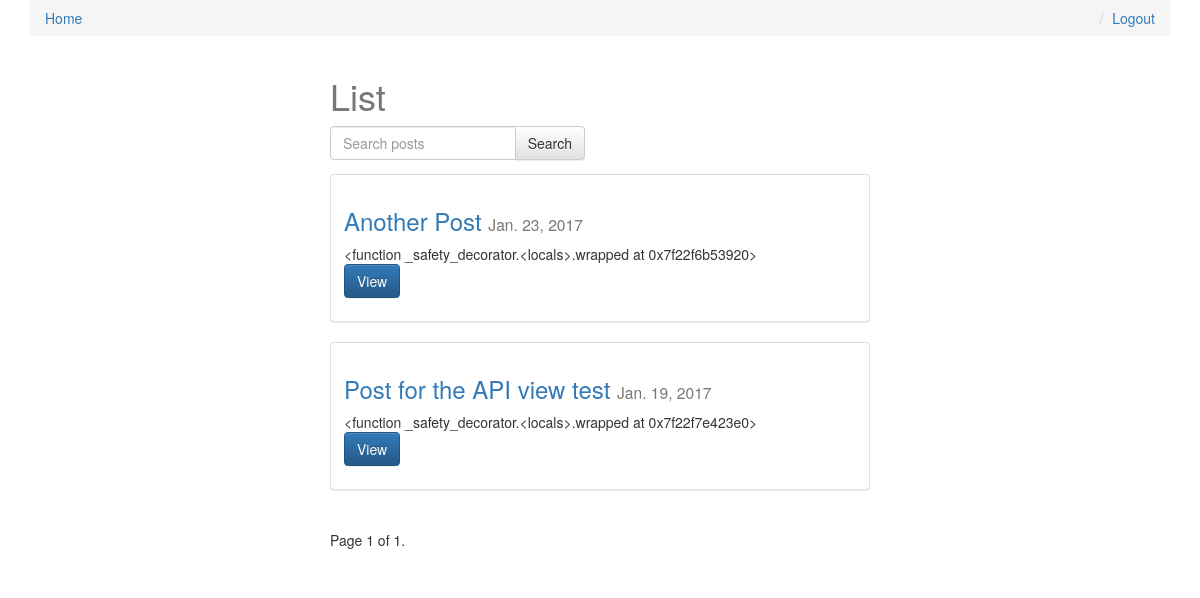
Before: / (signed in) with the older database file.
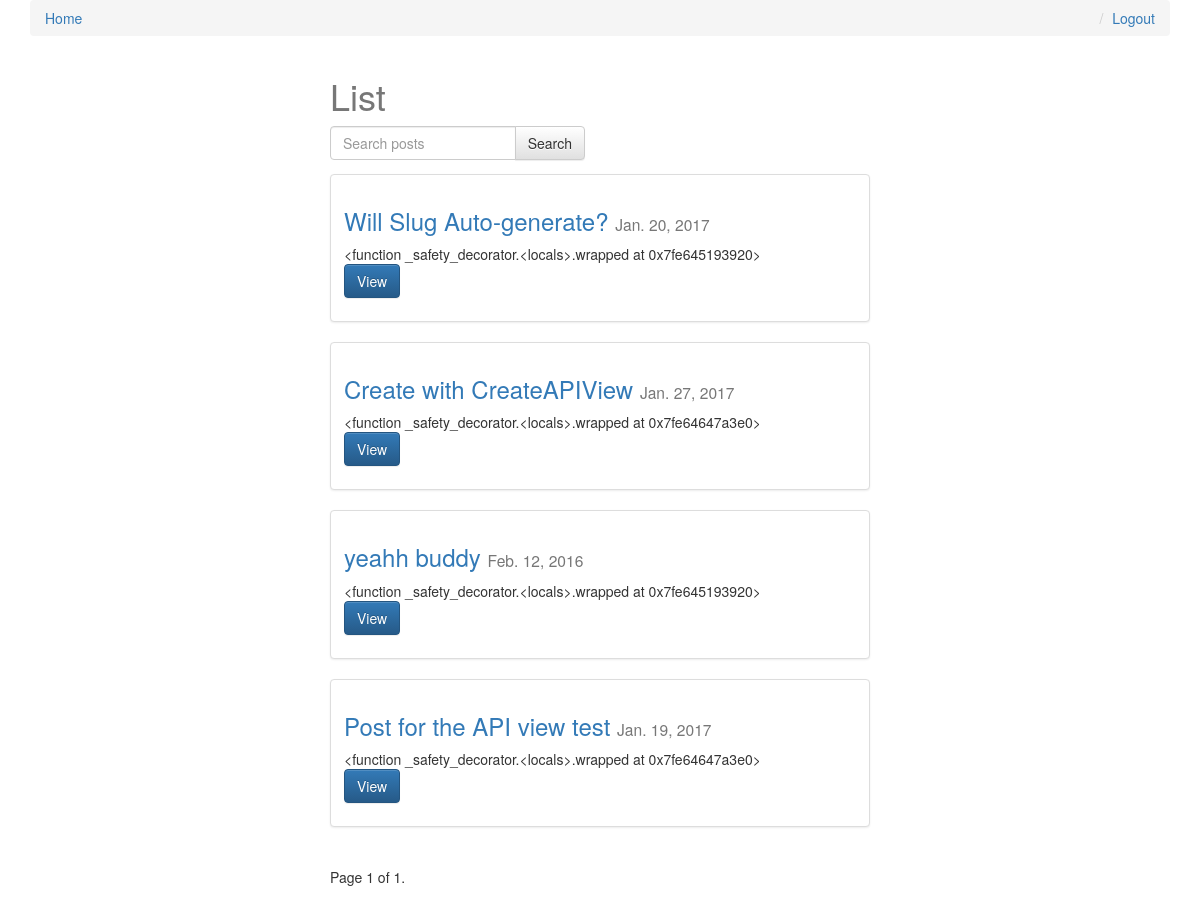
After: the same page with the newer database file.
### posts/models.py (models this page shows, shortened)
class Post(models.Model):
    user = models.ForeignKey(settings.AUTH_USER_MODEL, default=1)
    title = models.CharField(max_length=120)
    slug = models.SlugField(unique=True)
    image = models.ImageField(upload_to=upload_location,
            null=True,
            blank=True,
            width_field="width_field",
            height_field="height_field")
    height_field = models.IntegerField(default=0)
    width_field = models.IntegerField(default=0)
    content = models.TextField()
    draft = models.BooleanField(default=False)
    publish = models.DateField(auto_now=False, auto_now_add=False)
    read_time = models.IntegerField(default=0)# Intead of this, models.TimeField(null=True, blank=True)
    updated = models.DateTimeField(auto_now=True, auto_now_add=False)
    timestamp = models.DateTimeField(auto_now=False, auto_now_add=True)
    objects = PostManager()
    def get_absolute_url(self):
        return reverse("posts:detail", kwargs={"slug": self.slug})
    def get_markdown(self):
        content = self.content
        return mark_safe(markdown(content))
    class Meta:
        ordering = ["-timestamp", "-updated"]

### posts/views.py (the view, shortened to what this page needs)
# urls.py: url(r'^$', post_list, name='list'),
def post_list(request):
	today = timezone.now().date()
	queryset_list = Post.objects.active() #.order_by("-timestamp")
	if request.user.is_staff or request.user.is_superuser:
		queryset_list = Post.objects.all()
	query = request.GET.get("q")
	paginator = Paginator(queryset_list, 8) # Show 25 contacts per page
	page_request_var = "page"
	page = request.GET.get(page_request_var)
	try:
		queryset = paginator.page(page)
	except PageNotAnInteger:
		queryset = paginator.page(1)
	except EmptyPage:
		queryset = paginator.page(paginator.num_pages)
	context = {
		"object_list": queryset,
		"title": "List",
		"page_request_var": page_request_var,
		"today": today,
	}
	return render(request, "post_list.html", context)

### posts/models.py (called while the page is built)
    def active(self, *args, **kwargs):
        return super(PostManager, self).filter(draft=False).filter(publish__lte=timezone.now())

### templates/post_list.html (shortened to what this page needs)
{% block content %}
<div class='col-sm-6 col-sm-offset-3'>
    <h1>{{ title }}</h1>
<form method='GET' action='' class="row">
    <div class="col-sm-6">
        <div class="input-group" >
            <input class="form-control" type='text' name='q' placeholder='Search posts' value='{{ request.GET.q }}'/>
            <span class="input-group-btn">
                <input class='btn btn-default' type='submit' value='Search' />
            </span>
        </div>
    </div>
</form>
{% for obj in object_list %}
<div class="row">
  <div class="col-sm-12">
    <div class="thumbnail">
      <div class="caption post_detail_item">
        <h3><a href='{{ obj.get_absolute_url }}'>{{ obj.title }}</a> <small>{{ obj.publish }}</small></h3>
        {{ obj.get_markdown|truncatechars_html:80 }}
        <p><a href="{{ obj.get_absolute_url }}" class="btn btn-primary" role="button">View</a></p>
      </div>
    </div>
  </div>
</div>
{% endfor %}
<div class="pagination">
    <span class="step-links">
        <span class="current">
            Page {{ object_list.number }} of {{ object_list.paginator.num_pages }}.
        </span>
    </span>
</div>
</div>
{% endblock content %}

Changed rows visible on the page:
removed Post: title "Another Post", publish "Jan. 23, 2017", get_markdown "<function _safety_decorator.<locals>.wrapped at 0x7f22f6b53920>"
added Post: title "Will Slug Auto-generate?", publish "Jan. 20, 2017", get_markdown "<function _safety_decorator.<locals>.wrapped at 0x7fe645193920>"
added Post: title "Create with CreateAPIView", publish "Jan. 27, 2017", get_markdown "<function _safety_decorator.<locals>.wrapped at 0x7fe64647a3e0>"
added Post: title "yeahh buddy", publish "Feb. 12, 2016", get_markdown "<function _safety_decorator.<locals>.wrapped at 0x7fe645193920>"
computed for Post "Post for the API view test": get_markdown "<function _safety_decorator.<locals>.wrapped at 0x7f22f7e423e0>" → "<function _safety_decorator.<locals>.wrapped at 0x7fe64647a3e0>"
